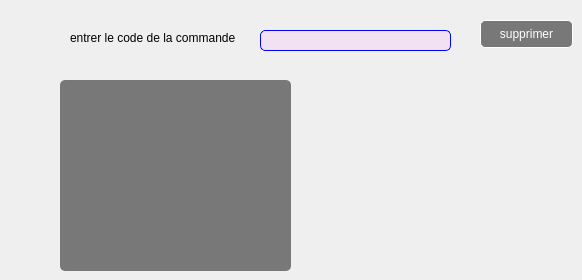
      <widget class="QWidget" name="tab_22">
       <attribute name="title">
        <string>supprimer</string>
       </attribute>
       <widget class="QLineEdit" name="lineEdit_31">
        <property name="geometry">
         <rect>
          <x>260</x>
          <y>30</y>
          <width>191</width>
          <height>21</height>
         </rect>
        </property>
        <property name="styleSheet">
         <string notr="true">QLineEdit{
background-color:rgba(255,170,255,20%);
border:1 solid blue;
border-radius:5px;
color:black;
}</string>
        </property>
       </widget>
       <widget class="QLabel" name="label_33">
        <property name="geometry">
         <rect>
          <x>70</x>
          <y>30</y>
          <width>211</width>
          <height>16</height>
         </rect>
        </property>
        <property name="text">
         <string>entrer le code de la commande</string>
        </property>
       </widget>
       <widget class="QTableView" name="tableView_12">
        <property name="geometry">
         <rect>
          <x>60</x>
          <y>80</y>
          <width>231</width>
          <height>191</height>
         </rect>
        </property>
        <property name="styleSheet">
         <string notr="true">QTableView {

gridline-color: white;

color:white;

background-color:rgba(0,0,0,50%);

border:0px;

border-radius: 5px;

}</string>
        </property>
       </widget>
       <widget class="QPushButton" name="pushButton_20">
        <property name="geometry">
         <rect>
          <x>480</x>
          <y>20</y>
          <width>93</width>
          <height>28</height>
         </rect>
        </property>
        <property name="styleSheet">
         <string notr="true">QPushButton{
background-color:rgba(0,0,0,50%);
color:white;
border:1 solid white;
border-radius: 5px;
}
QPushButton:hover{
background-color:rgba(255,0,0,50%);
color:black;
}</string>
        </property>
        <property name="text">
         <string>supprimer</string>
        </property>
       </widget>
      </widget>
